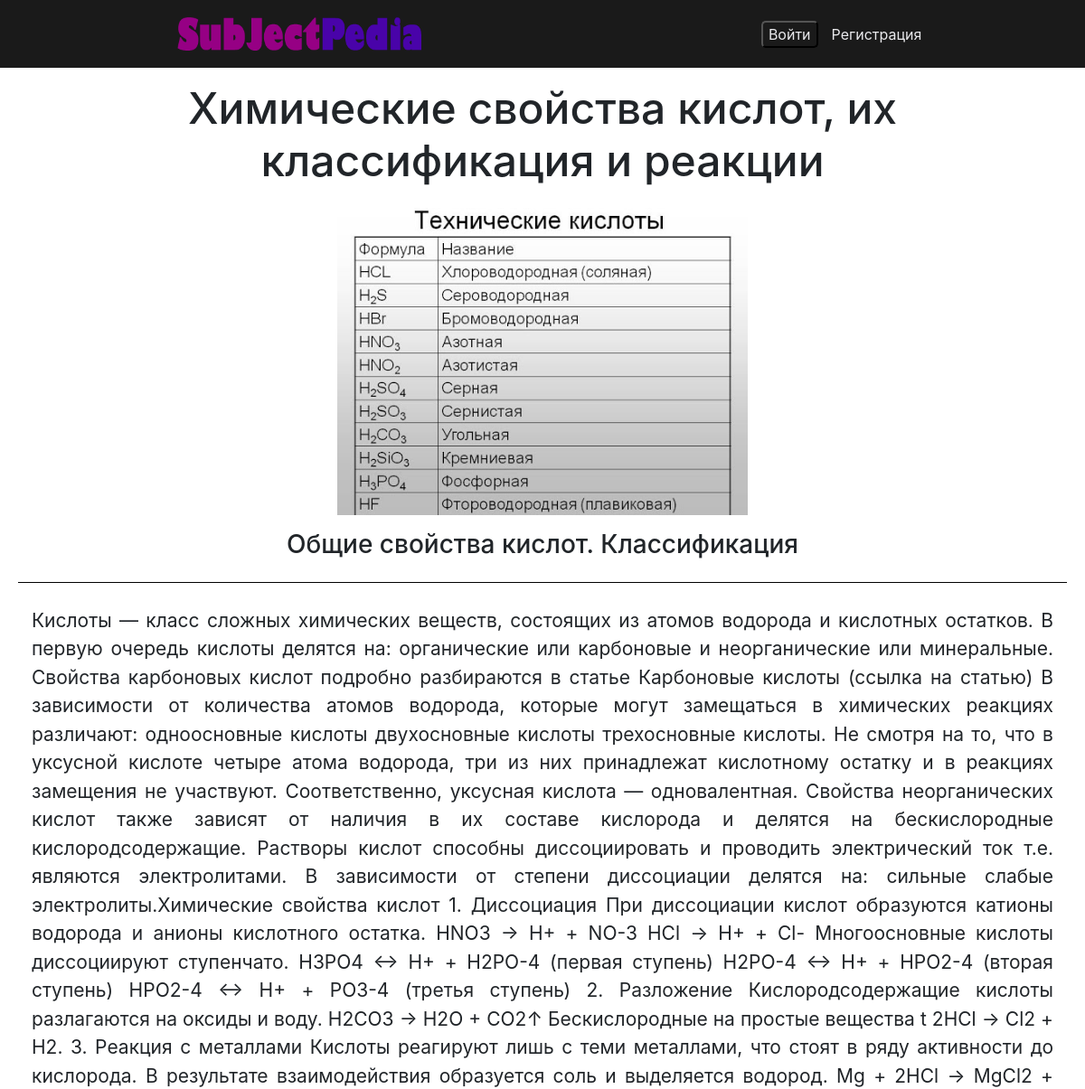
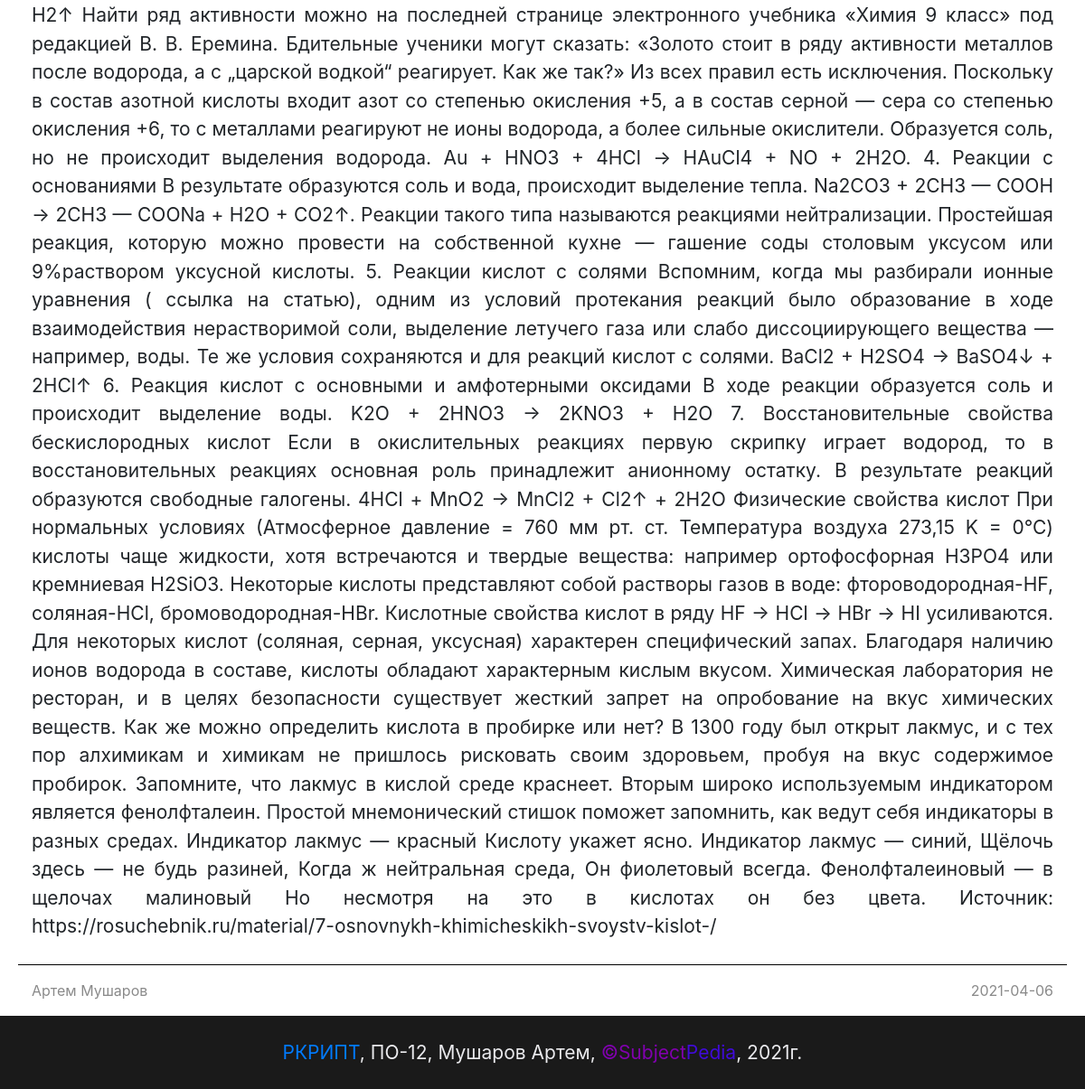
Screenshot of /php/subjects/readArticals.php?articals_id=54 with the database file from the repository (2 pictures, top to bottom).
### tables this page shows
CREATE TABLE IF NOT EXISTS `articals` (
  `articals_id` int(11) NOT NULL AUTO_INCREMENT,
  `owner_id` int(11) NOT NULL,
  `title` varchar(255) NOT NULL,
  `pretitle` varchar(255) DEFAULT NULL,
  `main_text` text NOT NULL,
  `author` varchar(255) NOT NULL,
  `main_photo` varchar(500) DEFAULT NULL,
  `sub_id` int(11) NOT NULL,
  `Date` date NOT NULL DEFAULT '2001-01-01',
  PRIMARY KEY (`articals_id`)
);

CREATE TABLE IF NOT EXISTS `users` (
  `id` int(11) NOT NULL AUTO_INCREMENT,
  `full_name` varchar(50) DEFAULT NULL,
  `login` varchar(100) DEFAULT NULL,
  `email` varchar(255) DEFAULT NULL,
  `password` varchar(500) DEFAULT NULL,
  `avatar` varchar(500) DEFAULT NULL,
  `admin_rule` tinyint(1) NOT NULL DEFAULT '0',
  `mod_rule` tinyint(1) NOT NULL DEFAULT '0',
  `regDate` date NOT NULL DEFAULT '2001-01-01',
  PRIMARY KEY (`id`)
);

### public_html/php/subjects/readArticals.php (the view, shortened to what this page needs)
<?php
$articals_id = (int) $_GET['articals_id'];
$select = mysqli_query($connect, "SELECT * FROM `articals` WHERE `articals_id` = $articals_id");
$fetch = $select->fetch_assoc();
$owner_id = $fetch['owner_id'];
$getnamefetch = mysqli_query($connect, "SELECT * FROM `users` WHERE `id` = $owner_id");
$getname = $getnamefetch->fetch_assoc();
?>
<!DOCTYPE html>
<html lang="ru">
<head>
	<link rel="stylesheet" href="https://use.fontawesome.com/releases/v5.8.2/css/all.css">
	<link href="../../css/bootstrap.min.css" rel="stylesheet" media="screen">
    <link href="templateStyle/template.css" rel="stylesheet">
    <link href="templateStyle/readArticals.css" rel="stylesheet" media="screen">
    <link href="../../preloader/preloader.css" rel="stylesheet">
</head>
<body>
<nav class="container-fluid">
    <div class="row nav-row">
            <div class="logo col-12 col-sm-8 col-md-5 col-xl-3">
                <a href="https://subpedia.ru/"><img src="../../img/logo2.png" alt=""></a>
            </div>
            <div class="reg-area">
                <div class="reg-form_nav">
                    <?php
                        if (!isset($_SESSION['user'])) {
                            echo('<button style="outline: none;" onclick=\'window.location.href=" ../index.php";\'>Войти</button>
                            <a href="../register.php">Регистрация</a>');
                        }
                        else{
                            echo('<a href="../profile.php">Мой профиль</a>');
                        }
                    ?>
                </div>
            </div>
    </div>
</nav>
<section class="container info-articals">
    <div class="row">
            <h2 class="col-12"><?php echo($fetch['title']);?></h2>
            <img src="<?php echo($fetch['main_photo']);?>" alt="Ошибка при загрузке фотографии" class="main_photo_pic col-12 col-sm-8 col-xl-5 my-3" >
            <h3 class="col-12"><?php echo($fetch['pretitle']);?></h3>
            <hr>
            <p class="col-12"><?php echo($fetch['main_text']);?></p>
            <hr>
            <div class="col-12 owner-inf">
                <span><?php echo($getname['full_name']);?></span>
                 <span> <?php echo($fetch['Date']);?></span>
            </div>
    </div>
</section>
<footer >
    <a href="">РКРИПТ</a><span>, ПО-12, Мушаров Артем, <span style="color:#8000ae;">&copy;Subject</span><span style="color:#400bd9;"d>Pedia</span>,  2021г. </span>
</footer>
</body>
</html>

### public_html/php/subjects/templateStyle/template.css (style rules this page uses)
.nav-row { z-index: 99; background-color: rgb(26, 26, 26); display: flex; justify-content: space-around; align-items: center; min-height: 75px; }
.logo img { width: 100%; }
.reg-form_nav { display: flex; align-items: center; }
.reg-form_nav a { color: rgb( 234,234,237); }
.reg-form_nav button { margin-right:15px ; background: none; border: 1 solid rgb( 234,234,237); border-radius: 5px; color: rgb( 234,234,237); }
footer { text-decoration: none; font-size: 21px; padding: 25px 0; background-color: rgb(26, 26, 26); color: rgb( 234,234,237); user-select:none; text-align: center; }

### public_html/php/subjects/templateStyle/readArticals.css (style rules this page uses)
body { overflow-x: hidden; }
hr { border: 0; display:block; width: 100%; background-color:#000; height: 1px; }
.info-articals { min-height: 100vh; padding: 1rem 5px; display: flex; flex-wrap: wrap; justify-content: center; align-items: center; text-align: center; }
.info-articals h2 { font-size: 3rem; }
.info-articals p { margin: 10px 0; text-align: justify; font-size: 21px; }
.owner-inf { display: flex; justify-content: space-between; flex-wrap: wrap; color: rgb(138, 138, 138); }
.main_photo_pic { margin: auto; border-radius: 5px; object-fit: cover; }

### public_html/preloader/preloader.css (style rules this page uses)
body { margin: 0; }

### rows the page displays
articals: title "Химические свойства кислот, их классификация и реакции", main_photo (picture), pretitle "Общие свойства кислот. Классификация", main_text "Кислоты — класс сложных химических веществ, состоящих из атомов водорода и кислотных остатков. В первую очередь кислоты делятся на: органические или карбоновые и неорганические или минеральные. Свойства карбоновых кислот подробно разбираются в статье Карбоновые кислоты (ссылка на статью) В зависимости от количества атомов водорода, которые могут замещаться в химических реакциях различают: одноосновные кислоты двухосновные кислоты трехосновные кислоты. Не смотря на то, что в уксусной кислоте четыре атома водорода, три из них принадлежат кислотному остатку и в реакциях замещения не участвуют. Соответственно, уксусная кислота — одновалентная. Свойства неорганических кислот также зависят от…", Date "2021-04-06"
users: full_name "Артем Мушаров"
